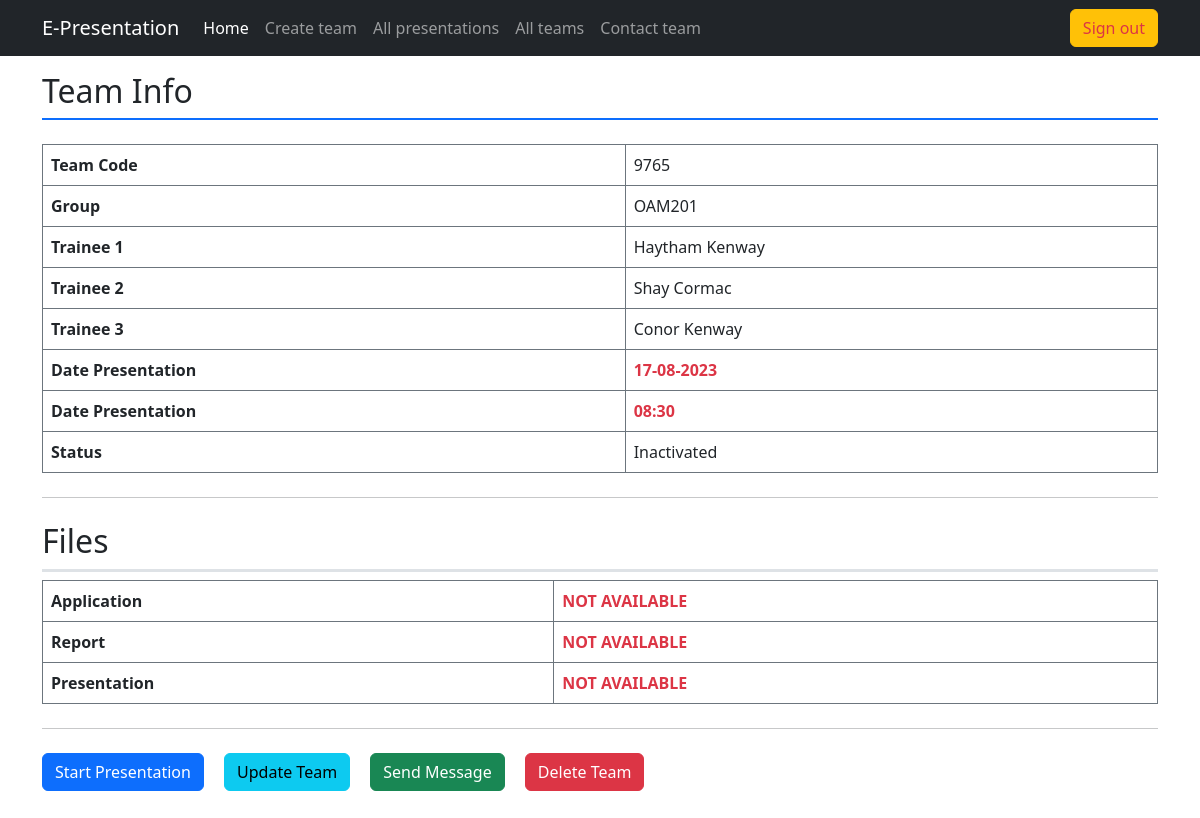
Before: /index.php?action=team_info&team_code=9765 (signed in) with the older database file.
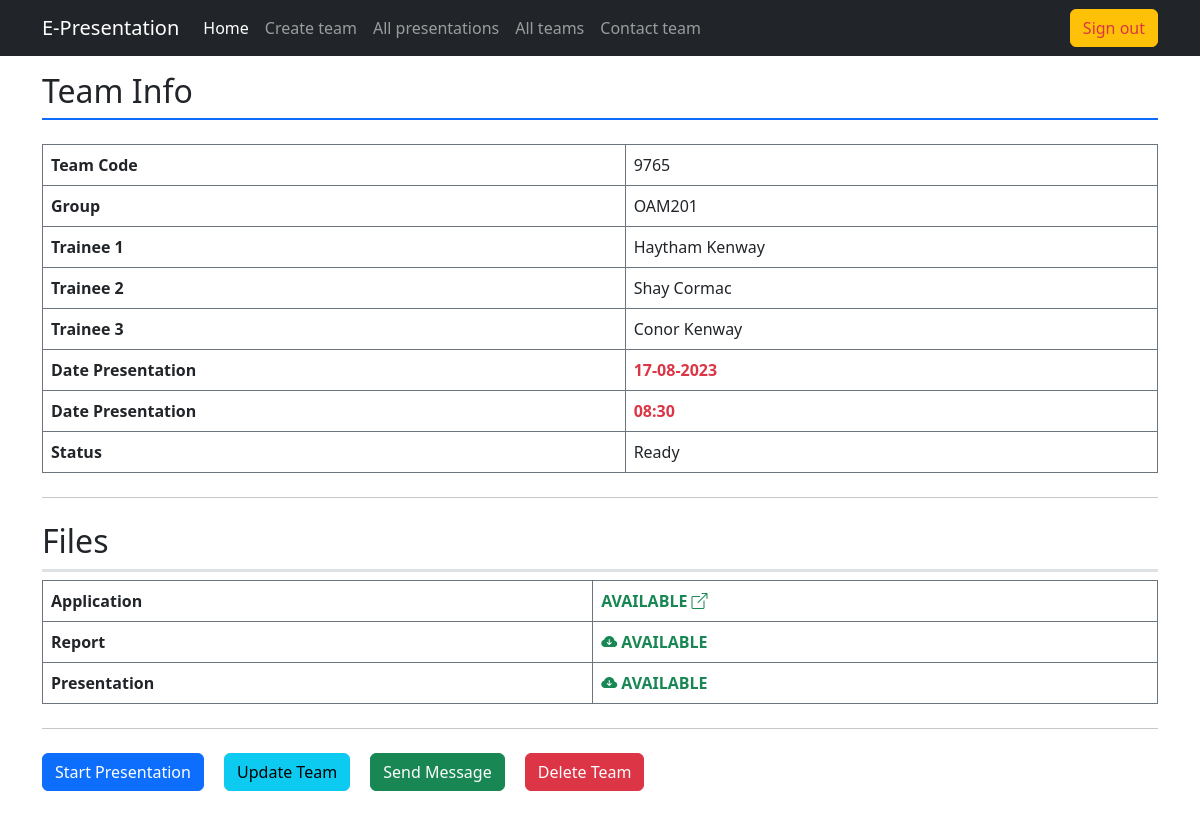
After: the same page with the newer database file.
### tables this page shows
CREATE TABLE `team` (
  `team_code` varchar(8) NOT NULL,
  `group_code` varchar(10) NOT NULL,
  `presentation_date` date DEFAULT NULL,
  `presentation_time` time DEFAULT NULL,
  `status` enum('Done','Ready','Not Ready') DEFAULT 'Not Ready'
);

### controller/layouts_rendering.php (called while the page is built, shortened)
<?php
    class LayoutRendering {
        static function team_info() {
            $team_code = $_GET["team_code"];
            $team_info = PresentationModel::retrieve_teams_data($team_code);
            $app_info = FileModel::retrieve_path($team_code, "application");
            $report_info = FileModel::retrieve_path($team_code, "report");
            $presentation_info = FileModel::retrieve_path($team_code, "presentation");
            require "view/mentor/team_info.php";
        }
    }

### model/team_model.php (called while the page is built, shortened)
<?php
    class PresentationModel {
        static function connection() {
            $username = "root";
            $password = "";
            $host = "localhost";
            $dbname = "e-presentations";
            $dsn = "mysql:host=$host;dbname=$dbname";
            try {
                return new PDO($dsn, $username, $password);
            } catch (PDOException $err) {
                echo "<div class='alert alert-danger'>Database connection couldn't be established</div>";
                $err->getMessage();
            }
        }
        static function retrieve_teams_data($team_code) {
            $connection = self::connection();
            $query = $connection->prepare("SELECT * FROM team  WHERE team_code = :team_code");
            $query->execute([":team_code" => $team_code]);
            return $query->fetch(PDO::FETCH_ASSOC);
        }
    }
?>

### model/file_model.php (called while the page is built, shortened)
<?php
    class FileModel {
        static function retrieve_path($team_code, $file_type) {
            $connection = PresentationModel::connection();
            $query = $connection->prepare("SELECT * FROM files WHERE team_code = :team_code AND file_type = :file_type");
            $query->execute([":team_code" => $team_code, ":file_type" => $file_type]);
            return $query->fetch(PDO::FETCH_ASSOC);
        }
    }
?>

### view/mentor/team_info.php (the view, shortened to what the changed rows need)
<h2 class="border-bottom pb-2 border-2 border-primary mb-4">Team Info</h2>
<table class="table table-bordered border-secondary table-hover border-striped">
    <tr>
        <td class="fw-bold">Team Code</td>
        <td><?= $team_info["team_code"] ?></td>
    </tr>
    <tr>
        <td class="fw-bold">Group</td>
        <td><?= $team_info["group_code"] ?></td>
    </tr>
    <tr>
        <td class="fw-bold">Date Presentation</td>
        <td class="text-danger fw-bold"><?= $team_info["presentation_date"] == "0000-00-00"? "Unknown": implode("-", array_reverse(explode("-", $team_info["presentation_date"])))?></td>
    </tr>
    <tr>
        <td class="fw-bold">Date Presentation</td>
        <td class="text-danger fw-bold"><?= $team_info["presentation_time"] == "00:00:00"? "Unknown": substr($team_info["presentation_time"], 0, 5)?></td>
    </tr>
    <tr>
        <td class="fw-bold">Status</td>
        <td><?= $team_info["status"] ?></td>
    </tr>
</table>
    <h2 class="border-bottom pb-2 border-3">Files</h2>
    <table class="table table-bordered border-secondary table-hover border-striped">
    <tr>
        <td class="fw-bold">Application</td>
            <?php if (empty($app_info)): ?>
                <td class="fw-bold text-danger">NOT AVAILABLE</td>
            <?php else: ?>
                <td class="fw-bold">
                    <a class="text-success text-decoration-none" href="<?= $app_info['file_path'] ?>"  target="_blank">
                        AVAILABLE <i class="bi bi-box-arrow-up-right"></i>
                    </a>
                </td>
            <?php endif;?>
    </tr>
    <tr>
        <td class="fw-bold">Report</td>
            <?php if (empty($report_info)): ?>
                <td class="fw-bold text-danger">NOT AVAILABLE</td>
            <?php else: ?>
                <td class="fw-bold">
                    <a class="text-success text-decoration-none" href="<?= $report_info['file_path'] ?>">
                        <i class="bi bi-cloud-arrow-down-fill"></i> AVAILABLE
                    </a>
                </td>
            <?php endif;?>
    </tr>
    <tr>
        <td class="fw-bold">Presentation</td>
            <?php if (empty($presentation_info)): ?>
                <td class="fw-bold text-danger">NOT AVAILABLE</td>
            <?php else: ?>
                <td class="fw-bold">
                    <a class="text-success text-decoration-none" href="<?= $presentation_info['file_path'] ?>">
                        <i class="bi bi-cloud-arrow-down-fill"></i> AVAILABLE
                    </a>
                </td>
            <?php endif;?>
    </tr>
    </table>
<?php
    require "view/master.php";
?>

Changed rows visible on the page:
changed team "OAM201": status "Inactivated" → "Ready"
Other visible differences:
text no longer shown: "NOT AVAILABLE NOT AVAILABLE NOT AVAILABLE"
text now shown: "AVAILABLE AVAILABLE AVAILABLE"
